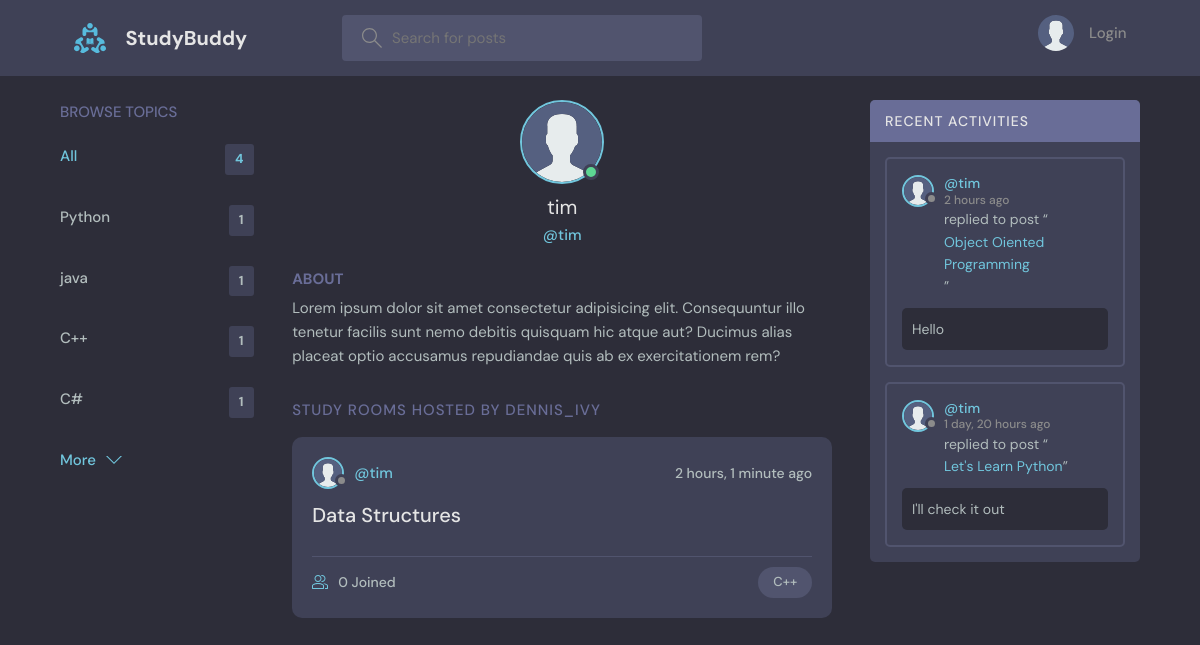
The app's page /profile/2/ with its own data.
### base/models.py (models this page shows, shortened)
class Topic(models.Model):
    name = models.CharField(max_length = 200)

class User(AbstractUser):
    name = models.CharField(max_length=200, null=True)
    email = models.EmailField(unique=True, null=True)
    bio = models.TextField(null=True)
    avatar = models.ImageField(null=True, default="avatar.svg")
    USERNAME_FIELD = 'email'
    REQUIRED_FIELDS = []

class Room(models.Model):
    host = models.ForeignKey(User, on_delete = models.SET_NULL, null = True)
    topic = models.ForeignKey(Topic, on_delete = models.SET_NULL, null = True)
    name = models.CharField(max_length=200)
    description = models.TextField(null=True, blank=True)
    participants =models.ManyToManyField(User, related_name='participants', blank=True)
    updated = models.DateTimeField(auto_now=True)
    created = models.DateTimeField(auto_now_add=True)
    class Meta:
        ordering = ['-updated', '-created']
    def __str__(self):
        return self.name

class Message(models.Model):
    user = models.ForeignKey(User, on_delete = models.CASCADE)
    room = models.ForeignKey(Room, on_delete = models.CASCADE)
    body = models.TextField()
    updated = models.DateTimeField(auto_now=True)
    created = models.DateTimeField(auto_now_add=True)
    class Meta:
        ordering = ['-updated', '-created']

### base/views.py (the view)
# urls.py: path('profile/<str:pk>/', views.userProfile, name="user-profile"),
def userProfile(request, pk):
    user = User.objects.get(id=pk)
    rooms = user.room_set.all()
    room_messages = user.message_set.all()
    topics = Topic.objects.all()
    context = {'user': user, 'rooms': rooms, 'room_messages': room_messages, 'topics': topics}
    return render(request, 'base/profile.html', context)

### base/templates/base/profile.html (shortened to what this page needs)
{% extends 'main.html' %}
{% block content %}
  <main class="profile-page layout layout--3">
    <div class="container">
      {% include 'base/topics_component.html' %}
      <div class="roomList">
        <div class="profile">
          <div class="profile__avatar">
            <div class="avatar avatar--large active">
              <img src="{{user.avatar.url}}" />
            </div>
          </div>
          <div class="profile__info">
            <h3>{{user.username}}</h3>
            <p>@{{user.username}}</p>
          </div>
          <div class="profile__about">
            <h3>About</h3>
            <p>
              Lorem ipsum dolor sit amet consectetur adipisicing elit. Consequuntur illo tenetur
              facilis sunt nemo debitis quisquam hic atque aut? Ducimus alias placeat optio
              accusamus repudiandae quis ab ex exercitationem rem?
            </p>
          </div>
        </div>
        <div class="roomList__header">
          <div>
            <h2>Study Rooms Hosted by dennis_ivy</a>
            </h2>
          </div>
        </div>
        {% include 'base/feed_component.html' %}
      </div>
      {% include 'base/activity_component.html' %}
    </div>
  </main>
 {% endblock content %}

### templates/main.html (shortened to what this page needs)
<!DOCTYPE html>
{% load static %}
<html lang="en">
  <head>
    <link rel="stylesheet" href="{% static 'styles/style.css'%}" />
  </head>
  <body>
    {% include 'navbar.html' %}
    {% block content %}
    {% endblock %}
  </body>
</html>

### templates/navbar.html (shortened to what this page needs)
{% load static %}
<header class="header header--loggedIn">
    <div class="container">
      <a href="{%  url 'home' %}" class="header__logo">
        <img src="{% static 'images/logo.svg' %}" />
        <h1>StudyBuddy</h1>
      </a>
      <form class="header__search" method="GET" action="{%  url 'home' %}">
        <label>
          <input name="q" placeholder="Search for posts" />
        </label>
      </form>
      <nav class="header__menu">
        {%  if request.user.is_authenticated %}
        <div class="header__user">
          <a href="{% url 'update-user' %}">
            <div class="avatar avatar--medium active">
              <img src="{{request.user.avatar.url}}" />
            </div>
            <p>{{request.user.username}}<span>@{{request.user.username}}</span></p>
          </a>
          <button class="dropdown-button">
            <svg version="1.1" xmlns="http://www.w3.org/2000/svg" width="32" height="32" viewBox="0 0 32 32">
              <title>chevron-down</title>
              <path d="M16 21l-13-13h-3l16 16 16-16h-3l-13 13z"></path>
            </svg>
          </button>
        </div>
        {%else %}
        <a href="{% url 'login' %}">
          <img src="{% static 'images/avatar.svg' %}" />
          <p>Login</p>
        </a>
        {% endif %}
      </nav>
    </div>
  </header>

### base/templates/base/topics_component.html
<div class="topics">
    <div class="topics__header">
        <h2>Browse Topics</h2>
    </div>
    <ul class="topics__list">
        <li>
            <a href="{% url 'home' %}" class="active">All <span>{{topics.count}}</span></a>
        </li>
        {% for topic in topics %}
        <li>
            <a href="{% url 'home' %}?q={{topic.name}}">{{topic.name}}<span>{{topic.room_set.all.count}}</span></a>
        </li>
        {% endfor %}
    </ul>
    <a class="btn btn--link" href="{% url 'topics' %}">
        More
        <svg version="1.1" xmlns="http://www.w3.org/2000/svg" width="32" height="32" viewBox="0 0 32 32">
            <title>chevron-down</title>
            <path d="M16 21l-13-13h-3l16 16 16-16h-3l-13 13z"></path>
        </svg>
    </a>
</div>

### base/templates/base/feed_component.html (shortened to what this page needs)
{% for room in rooms %}
<div class="roomListRoom">
    <div class="roomListRoom__header">
        <a href="{% url 'user-profile' room.host.id %}" class="roomListRoom__author">
            <div class="avatar avatar--small">
                <img src="{{room.host.avatar.url}}" />
            </div>
            <span>@{{room.host.username}}</span>
        </a>
        <div class="roomListRoom__actions">
            <span>{{room.created|timesince}} ago</span>
        </div>
    </div>
    <div class="roomListRoom__content">
        <a href="{% url 'room' room.id %}">{{room.name}}</a>
    </div>
    <div class="roomListRoom__meta">
        <a href="{% url 'room' room.id %}" class="roomListRoom__joined">
            {{room.participants.all.count}} Joined
        </a>
        <p class="roomListRoom__topic">{{room.topic.name}}</p>
    </div>
</div>
{% endfor %}

### base/templates/base/activity_component.html (shortened to what this page needs)
<div class="activities">
    <div class="activities__header">
        <h2>Recent Activities</h2>
    </div>
    {% for message in room_messages %}
    <div class="activities__box">
        <div class="activities__boxHeader roomListRoom__header">
            <a href="{% url 'user-profile' message.user.id %}" class="roomListRoom__author">
                <div class="avatar avatar--small">
                    <img src="{{message.user.avatar.url}}" />
                </div>
                <p>
                    @{{message.user.username}}
                    <span>{{message.created|timesince}} ago</span>
                </p>
            </a>
        </div>
        <div class="activities__boxContent">
            <p>replied to post “<a href="{% url 'room' message.room.id %}">{{message.room}}</a>”</p>
            <div class="activities__boxRoomContent">{{message.body}}</div>
        </div>
    </div>
    {% endfor %}
</div>

### records on screen
Topic: name "Python", room_set.all.count "1"
Topic: name "java", room_set.all.count "1"
Topic: name "C++", room_set.all.count "1"
Topic: name "C#", room_set.all.count "1"
User: avatar (placeholder picture), username "tim"
Room: host.avatar (placeholder picture), host.username "tim", created "2 hours, 1 minute", name "Data Structures", participants.all.count "0", topic.name "C++"
Message: user.avatar (placeholder picture), user.username "tim", created "2 hours", room "Object Oiented Programming", body "Hello"
Message: user.avatar (placeholder picture), user.username "tim", created "1 day, 20 hours", room "Let's Learn Python", body "I'll check it out"

### other values on screen
{{ topics.count }} "4"
